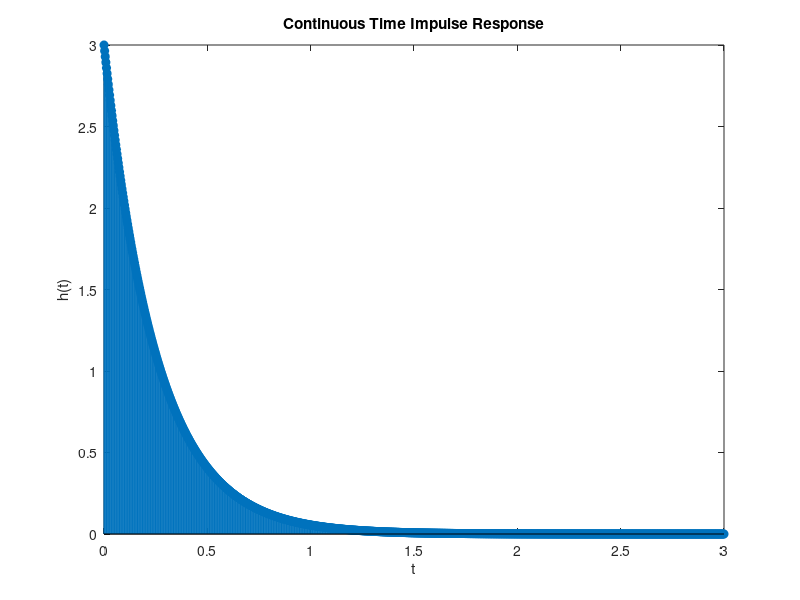

Reproduce this figure in MATLAB.
% Lecture 13, October 9th, find the impulse response
clear; close all;
impulse_response_ss = true;
impulse_response_tf = false;
impulse_response_dts = false;
impulse_response_example = false;
%% Find the impulse response from state space equations
% Requires a toolbox that we don't have currently (Signal Processing
% Toolbox)
if impulse_response_ss
    A = -4;
    B = 3;
    C = 1;
    D = 0;

    sys = ss(A, B, C, D);

    t = linspace(0, 3, 1000);
    h = impulse(sys, t);
end
%% Find the impulse response from the transfer function
% Requires a toolbox that we don't have currently (Signal Processing
% Toolbox)
if impulse_response_tf
    sys = tf(3, [1 4]);

    t = linspace(0, 3, 1000);
    h = impulse(sys, t);
end
%% Find the impulse response for discrete time systems
if impulse_response_dts
    a = [1 -0.6];
    b = [1];

    n = 0:30;
    delta = double(n == 0);

    h = filter(b, a, delta);
end
%% Example of discrete time system impulse response
if impulse_response_example
    % 3y[n] + 4y[n-1] + y[n-2] = g[n] + g[n-1]

    a = [3 4 1];   % Output coefficients of transfer function
    b = [1 1];     % Input coefficients of transfer function

    % indicies
    n = 0:30;

    % Unit impulse (kronecker delta function center at 0)
    g = double(n == 0);

    % Calculate impulse response with "filter" function
    h = filter(b, a, g);

end
if impulse_response_dts || impulse_response_example
    figure(1)
    stem(n, h, 'filled')
    xlabel('n')
    ylabel('h[n]')
    title('Discrete Time Impulse Response')
else
    figure(1)
    stem(t, h, 'filled')
    xlabel('t')
    ylabel('h(t)')
    title('Continuous Time Impulse Response')
end
